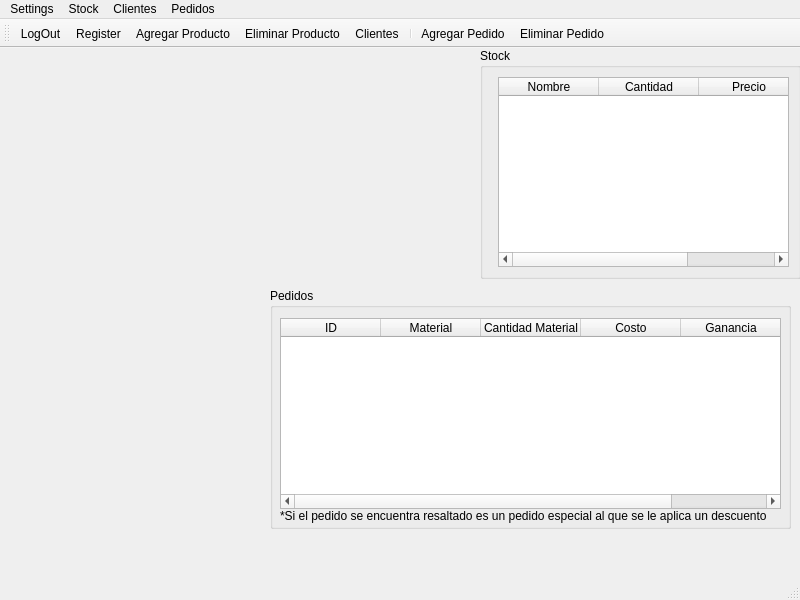
<?xml version="1.0" encoding="UTF-8"?>
<ui version="4.0">
 <class>MainWindow</class>
 <widget class="QMainWindow" name="MainWindow">
  <property name="geometry">
   <rect>
    <x>0</x>
    <y>0</y>
    <width>800</width>
    <height>600</height>
   </rect>
  </property>
  <property name="windowTitle">
   <string>MainWindow</string>
  </property>
  <widget class="QWidget" name="centralwidget">
   <widget class="QGroupBox" name="groupBox">
    <property name="geometry">
     <rect>
      <x>480</x>
      <y>0</y>
      <width>321</width>
      <height>231</height>
     </rect>
    </property>
    <property name="title">
     <string>Stock</string>
    </property>
    <layout class="QFormLayout" name="formLayout">
     <item row="0" column="1">
      <widget class="QTableWidget" name="tableWidget">
       <column>
        <property name="text">
         <string>Nombre</string>
        </property>
       </column>
       <column>
        <property name="text">
         <string>Cantidad</string>
        </property>
       </column>
       <column>
        <property name="text">
         <string>Precio</string>
        </property>
       </column>
      </widget>
     </item>
    </layout>
   </widget>
   <widget class="QGroupBox" name="groupBox_2">
    <property name="geometry">
     <rect>
      <x>270</x>
      <y>240</y>
      <width>521</width>
      <height>241</height>
     </rect>
    </property>
    <property name="title">
     <string>Pedidos</string>
    </property>
    <widget class="QTableWidget" name="tableWidgetPedidos">
     <property name="geometry">
      <rect>
       <x>10</x>
       <y>30</y>
       <width>501</width>
       <height>191</height>
      </rect>
     </property>
     <column>
      <property name="text">
       <string>ID</string>
      </property>
     </column>
     <column>
      <property name="text">
       <string>Material</string>
      </property>
     </column>
     <column>
      <property name="text">
       <string>Cantidad Material</string>
      </property>
     </column>
     <column>
      <property name="text">
       <string>Costo</string>
      </property>
     </column>
     <column>
      <property name="text">
       <string>Ganancia</string>
      </property>
     </column>
    </widget>
    <widget class="QLabel" name="label">
     <property name="geometry">
      <rect>
       <x>10</x>
       <y>220</y>
       <width>491</width>
       <height>16</height>
      </rect>
     </property>
     <property name="text">
      <string>*Si el pedido se encuentra resaltado es un pedido especial al que se le aplica un descuento</string>
     </property>
    </widget>
   </widget>
  </widget>
  <widget class="QMenuBar" name="menubar">
   <property name="geometry">
    <rect>
     <x>0</x>
     <y>0</y>
     <width>800</width>
     <height>21</height>
    </rect>
   </property>
   <widget class="QMenu" name="menuSettings">
    <property name="title">
     <string>Settings</string>
    </property>
    <addaction name="actionRegister"/>
    <addaction name="actionLogOut"/>
   </widget>
   <widget class="QMenu" name="menuStock">
    <property name="title">
     <string>Stock</string>
    </property>
    <addaction name="actionAgregar_Producto"/>
    <addaction name="actionEliminar_Producto"/>
   </widget>
   <widget class="QMenu" name="menuClientes">
    <property name="title">
     <string>Clientes</string>
    </property>
    <addaction name="actionGestionar_Clientes"/>
   </widget>
   <widget class="QMenu" name="menuPedidos">
    <property name="title">
     <string>Pedidos</string>
    </property>
    <addaction name="actionAgregar_Pedido"/>
    <addaction name="actionEliminar_Pedido"/>
   </widget>
   <addaction name="menuSettings"/>
   <addaction name="menuStock"/>
   <addaction name="menuClientes"/>
   <addaction name="menuPedidos"/>
  </widget>
  <widget class="QStatusBar" name="statusbar"/>
  <widget class="QToolBar" name="toolBar">
   <property name="windowTitle">
    <string>toolBar</string>
   </property>
   <attribute name="toolBarArea">
    <enum>TopToolBarArea</enum>
   </attribute>
   <attribute name="toolBarBreak">
    <bool>false</bool>
   </attribute>
   <addaction name="actionLogOut"/>
   <addaction name="actionRegister"/>
   <addaction name="actionAgregar_Producto"/>
   <addaction name="actionEliminar_Producto"/>
   <addaction name="actionGestionar_Clientes"/>
   <addaction name="separator"/>
   <addaction name="actionAgregar_Pedido"/>
   <addaction name="actionEliminar_Pedido"/>
  </widget>
  <action name="actionRegister">
   <property name="icon">
    <iconset theme="QIcon::ThemeIcon::ContactNew"/>
   </property>
   <property name="text">
    <string>Register</string>
   </property>
  </action>
  <action name="actionLogOut">
   <property name="icon">
    <iconset theme="QIcon::ThemeIcon::SystemLogOut"/>
   </property>
   <property name="text">
    <string>LogOut</string>
   </property>
  </action>
  <action name="actionAgregar_Producto">
   <property name="icon">
    <iconset theme="QIcon::ThemeIcon::ListAdd"/>
   </property>
   <property name="text">
    <string>Agregar Producto</string>
   </property>
  </action>
  <action name="actionEliminar_Producto">
   <property name="icon">
    <iconset theme="QIcon::ThemeIcon::ListRemove"/>
   </property>
   <property name="text">
    <string>Eliminar Producto</string>
   </property>
  </action>
  <action name="actionGestionar_Clientes">
   <property name="icon">
    <iconset theme="QIcon::ThemeIcon::SystemSearch"/>
   </property>
   <property name="text">
    <string>Clientes</string>
   </property>
   <property name="shortcut">
    <string>R</string>
   </property>
   <property name="menuRole">
    <enum>QAction::MenuRole::NoRole</enum>
   </property>
  </action>
  <action name="actionAgregar_Pedido">
   <property name="icon">
    <iconset theme="QIcon::ThemeIcon::ListAdd"/>
   </property>
   <property name="text">
    <string>Agregar Pedido</string>
   </property>
  </action>
  <action name="actionEliminar_Pedido">
   <property name="icon">
    <iconset theme="QIcon::ThemeIcon::ListRemove"/>
   </property>
   <property name="text">
    <string>Eliminar Pedido</string>
   </property>
  </action>
 </widget>
 <resources/>
 <connections/>
</ui>
